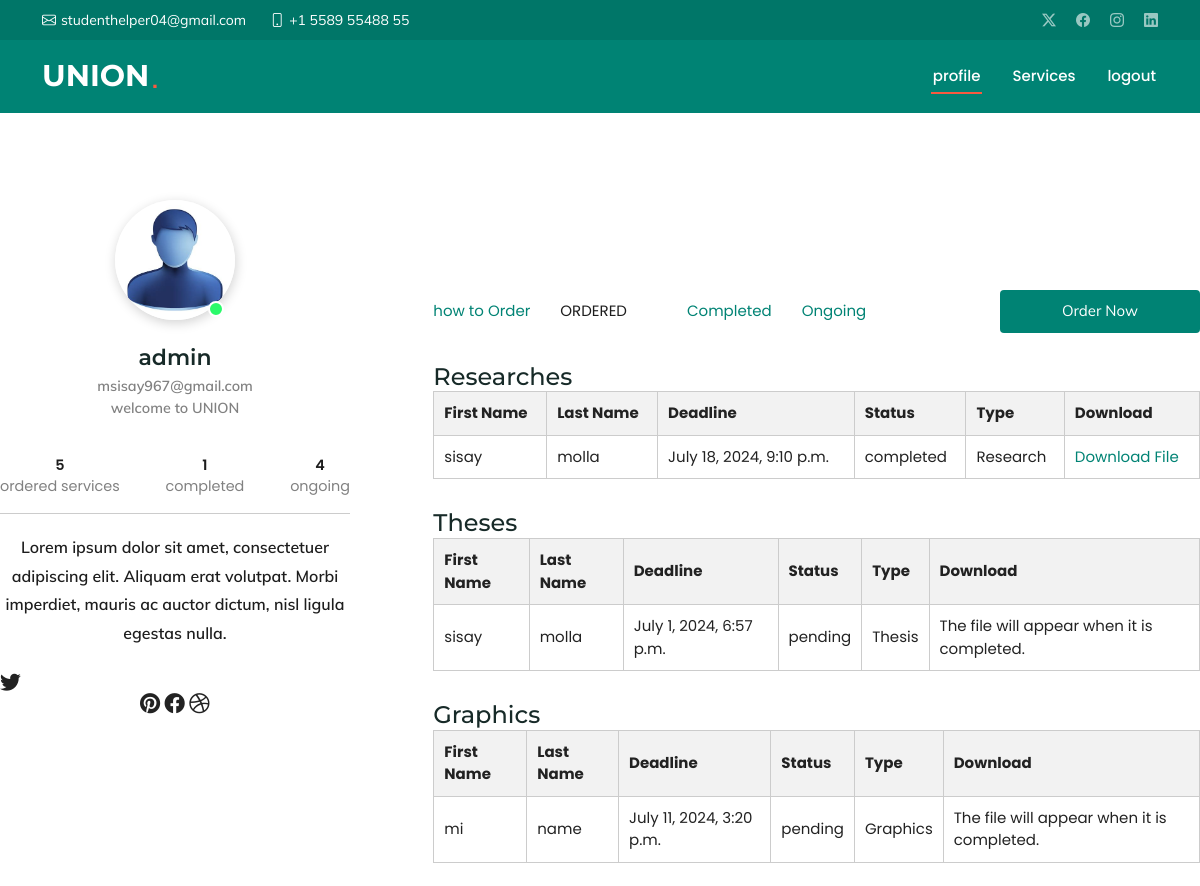
/total_order/ (signed in, upper part), run on an earlier commit of the app's database.
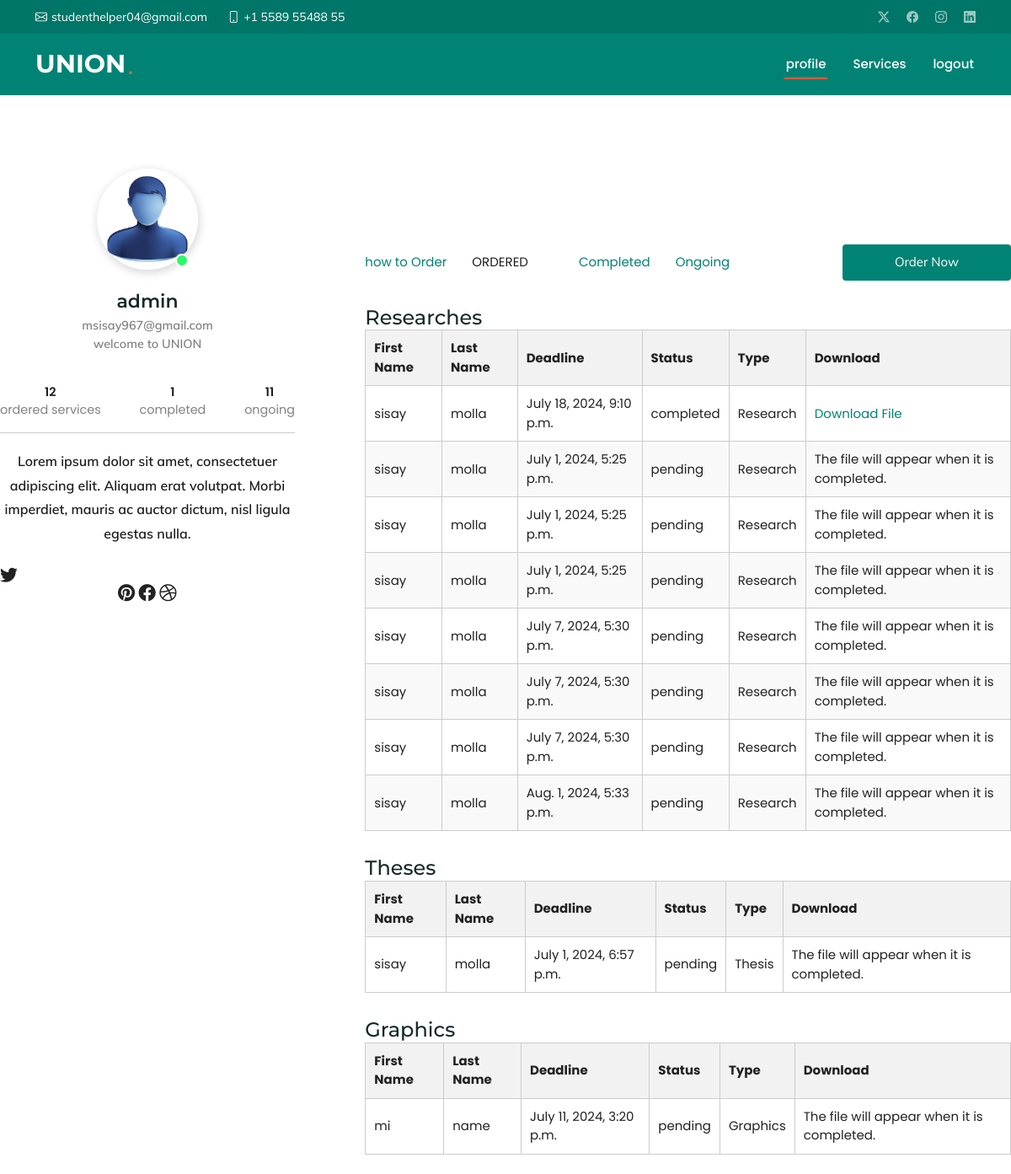
And on a later commit of the database.
### ORDER/models.py (models this page shows, shortened)
class Research(models.Model):
    STATUS_CHOICES = [
        ('pending', 'Pending'),
        ('completed', 'Completed')
    ]
    user_name = models.ForeignKey(User,on_delete=models.CASCADE,default=19 )
    firstname = models.CharField(max_length=100)
    lastname = models.CharField(max_length=100)
    email = models.EmailField()
    phone_number = models.CharField(max_length=15)
    gender = models.CharField(max_length=6, choices=[('male', 'Male'), ('female', 'Female')])
    title = models.CharField(max_length=200,null=False,default='not given')
    number_of_pages = models.IntegerField()
    deadline = models.DateTimeField(max_length=100)
    abstract = models.FileField(upload_to='abstract/')
    description = models.TextField()
    accept_terms = models.BooleanField(default=True)
    status = models.CharField(max_length=10, choices=STATUS_CHOICES, default='pending')

class Thesis(models.Model):
    STATUS_CHOICES = [
        ('pending', 'Pending'),
        ('completed', 'Completed')
    ]
    user_name = models.ForeignKey(User,on_delete=models.CASCADE,default=19 )
    firstname = models.CharField(max_length=100)
    lastname = models.CharField(max_length=100)
    email = models.EmailField()
    phone_number = models.CharField(max_length=15)
    gender = models.CharField(max_length=6, choices=[('male', 'Male'), ('female', 'Female')])
    title = models.CharField(max_length=200,null=False,default='not given')
    number_of_pages = models.IntegerField()
    deadline = models.DateTimeField(max_length=100)
    abstract = models.FileField(upload_to='Thesis/')
    description = models.TextField()
    accept_terms = models.BooleanField(default=True)
    status = models.CharField(max_length=10, choices=STATUS_CHOICES, default='pending')

class GraphicsDesignSubmission(models.Model):
    SERVICE_CHOICES = [
        ('logo', 'Logo'),
        ('photo_editing', 'Photo Editing'),
        ('banner', 'Banner'),
        ('birth_certificate', 'Birth Certificate'),
        ('wedding_card', 'Wedding Card'),
        ('business_card', 'Business Card'),
        ('poster', 'Poster'),
        ('advertisement', 'Advertisement'),
        ('presentation_template', 'Presentation Template'),
    ]
    STATUS_CHOICES = [
        ('pending', 'Pending'),
        ('completed', 'Completed')
    ]
    user_name = models.ForeignKey(User,on_delete=models.CASCADE,default=19 )
    firstname = models.CharField(max_length=100)
    lastname = models.CharField(max_length=100)
    email = models.EmailField()
    phone_number = models.CharField(max_length=15)
    gender = models.CharField(max_length=10)
    service = models.CharField(max_length=50, choices=SERVICE_CHOICES)
    deadline = models.DateTimeField()
    design_file = models.FileField(upload_to='designs/')
    description = models.TextField(blank=True, null=True)
    accept_terms = models.BooleanField(default=False)
    status = models.CharField(max_length=10, choices=STATUS_CHOICES, default='pending')

### ORDER/views.py (the view)
# urls.py: path('total_order/',user_orders,name='total_order' ),
@login_required
def user_orders(request):
    graphics = GraphicsDesignSubmission.objects.filter(user_name=request.user)
    programming = ProgrammingProjectSubmission.objects.filter(user_name=request.user)
    video = VideoEditingSubmission.objects.filter(user_name=request.user)
    transcription = Transcription.objects.filter(user_name=request.user)
    assignment = Assignment.objects.filter(user_name=request.user)
    business_plans = Business_plan.objects.filter(user_name=request.user)
    researches = Research.objects.filter(user_name=request.user)
    theses = Thesis.objects.filter(user_name=request.user)
    web = Website_project.objects.filter(user_name=request.user)
    edit = editing.objects.filter(user_name=request.user)
    total,pending,completed = utility(request.user)
    context = {
        'total_completed':completed,
        'total_pending':pending,
        'total':total,
        'business_plans': business_plans,
        'researches': researches,
        'theses': theses,
        'assignment':assignment,
        'transcriptions':transcription,
        'videos':video,
        'programmings':programming,
        'graphicss':graphics,
        'websites':web,
        'editings':edit
    }
    return render(request, 'order/ordres.html', context)

### USER/templatetags/active_url.py (called while the page is built)
@register.simple_tag
def is_active(request, url_name):
    try:
        if request.path == reverse(url_name):
            return 'active'
    except NoReverseMatch:
        pass
    return ''

### ORDER/templates/order/ordres.html (shortened to what this page needs)
{% extends 'order/profile.html' %}
{% block content2 %}
    {% if researches %}
    <h4>Researches</h4>
    <table>
        <thead>
            <tr>
                <th>First Name</th>
                <th>Last Name</th>
                <th>Deadline</th>
                <th>Status</th>
                <th>Type</th>
                <th>Download</th>
            </tr>
        </thead>
        <tbody>
            {% for research in researches %}
            <tr>
                <td>{{ research.firstname }}</td>
                <td>{{ research.lastname }}</td>
                <td>{{ research.deadline }}</td>
                <td>{{ research.status }}</td>
                <td>Research</td>
            <td>
                    {% if research.status == "completed" %}
                        <a href="{{ research.abstract.url }}" download>Download File</a>
                    {% else %}
                        The file will appear when it is completed.
                    {% endif %}
                </td>
            </tr>
            {% endfor %}
        </tbody>
    </table>
    {% endif %}
    {% if theses %}
    <h4>Theses</h4>
    <table>
        <thead>
            <tr>
                <th>First Name</th>
                <th>Last Name</th>
                <th>Deadline</th>
                <th>Status</th>
                <th>Type</th>
                <th>Download</th>
            </tr>
        </thead>
        <tbody>
            {% for thesis in theses %}
            <tr>
                <td>{{ thesis.firstname }}</td>
                <td>{{ thesis.lastname }}</td>
                <td>{{ thesis.deadline }}</td>
                <td>{{ thesis.status }}</td>
                <td>Thesis</td>
            <td>
                    {% if editing.status == "completed" %}
                        <a href="{{ thesis.abstract.url }}" download>Download File</a>
                    {% else %}
                        The file will appear when it is completed.
                    {% endif %}
                </td>
            </tr>
            {% endfor %}
        </tbody>
    </table>
    {% endif %}
    {% if graphicss %}
    <h4>Graphics</h4>
    <table>
        <thead>
            <tr>
                <th>First Name</th>
                <th>Last Name</th>
                <th>Deadline</th>
                <th>Status</th>
                <th>Type</th>
                <th>Download</th>
            </tr>
        </thead>
        <tbody>
            {% for graphics in graphicss %}
            <tr>
                <td>{{ graphics.firstname }}</td>
                <td>{{ graphics.lastname }}</td>
                <td>{{ graphics.deadline }}</td>
                <td>{{ graphics.status }}</td>
                <td>Graphics</td>
            <td>
                    {% if editing.status == "completed" %}
                        <a href="{{ graphics.design_file.url }}" download>Download File</a>
                    {% else %}
                        The file will appear when it is completed.
                    {% endif %}
                </td>
            </tr>
            {% endfor %}
        </tbody>
    </table>
    {% endif %}
{% endblock %}

### ORDER/templates/order/profile.html (shortened to what this page needs)
{% extends 'base.html' %}{%load static%}
{% load active_url %}
{% block content %}
<section id="profile">
    <div id="cols__container1" class="cols__container">
      <div class="left__col">
              <div class="img__container">
    <img src="{% static 'css/image.png' %}" alt="Alexandra Smith">
      <span></span>
    </div>
    <h2>{{request.user.username}}</h2>
    <p>{{request.user.email}}</p>
    <p>welcome to UNION</p>
    <ul class="profile_about">
      <li><span>{{total}}</span>ordered services</li>
              <li><span>{{total_completed}}</span>completed</li>
              <li><span>{{total_pending}}</span>ongoing</li>
    </ul>
    <div class="content">
      <p>Lorem ipsum dolor sit amet, consectetuer adipiscing elit. Aliquam erat volutpat. Morbi imperdiet, mauris ac auctor dictum, nisl ligula egestas nulla. </p>
        <ul class="about">
        <li><i class="fab fa-twitter"></i></li>
    <i class="fab fa-pinterest"></i>
    <i class="fab fa-facebook"></i>
    <i class="fab fa-dribbble"></i>
      </ul>
    </div>
    </div>
    <div class="right__col">
      <nav class="uls">
           <ul >
            <li><a class="{% is_active request 'order:profile' %}" href="{%url 'order:profile'%}">how to Order</a></li>
            <li><a class="{% is_active request 'order:total_order' %}" href="{%url 'order:total_order'%}">Ordered</></li>
             <li><a class="{% is_active request 'order:completed_orders' %}" href="{%url 'order:completed_orders'%}">Completed</a></li>
             <li><a class="{% is_active request 'order:pending_orders' %}" href="{%url 'order:pending_orders'%}">Ongoing</a></li>
      </ul>
      <a href="{% url 'chat:chat' %}"><button>Order Now</button></a>
      </nav>
      <div >
          {%block content2%}{%endblock%}
      </div>
    </div>
  </section>
    {%endblock%}

What changed in the data, as far as the page shows it:
added Research: firstname "sisay", lastname "molla", deadline "July 1, 2024, 5:25 p.m.", status "pending", shows "The file will appear when it is completed."
added Research: firstname "sisay", lastname "molla", deadline "July 1, 2024, 5:25 p.m.", status "pending", shows "The file will appear when it is completed."
added Research: firstname "sisay", lastname "molla", deadline "July 1, 2024, 5:25 p.m.", status "pending", shows "The file will appear when it is completed."
added Research: firstname "sisay", lastname "molla", deadline "July 7, 2024, 5:30 p.m.", status "pending", shows "The file will appear when it is completed."
added Research: firstname "sisay", lastname "molla", deadline "July 7, 2024, 5:30 p.m.", status "pending", shows "The file will appear when it is completed."
added Research: firstname "sisay", lastname "molla", deadline "July 7, 2024, 5:30 p.m.", status "pending", shows "The file will appear when it is completed."
added Research: firstname "sisay", lastname "molla", deadline "Aug. 1, 2024, 5:33 p.m.", status "pending", shows "The file will appear when it is completed."
Also different on the page:
{{ total }}: "5" → "12"
{{ total_pending }}: "4" → "11"
